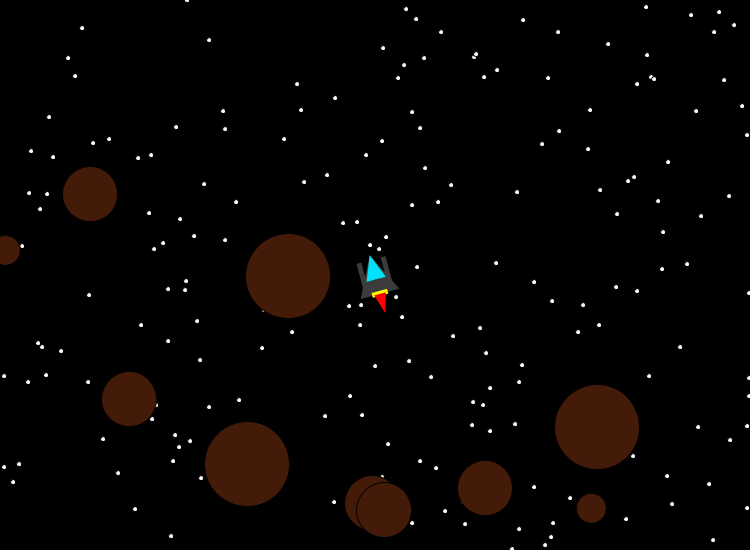
Frame 1 (no input)
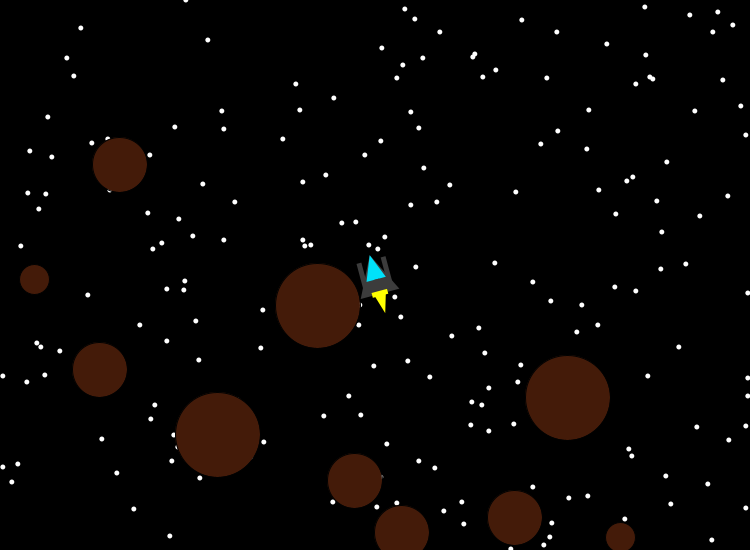
Frame 60 (the mouse pressed at the canvas centre just before this capture)
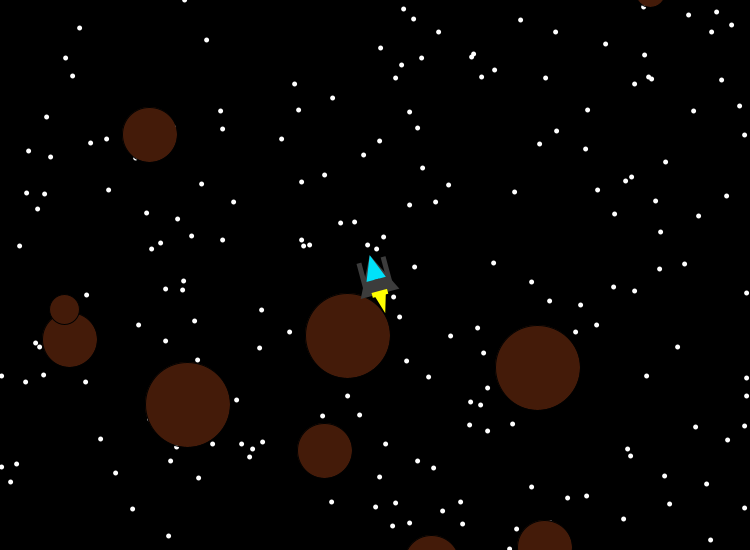
Frame 120 (the mouse held since frame 60 and released just before this capture)

The Processing sketch that drew these frames (run headless with seeded random() and noise(); from frame 60 on, the mouse is pressed at the canvas centre):

// Processing sketch: AsteroidsGame
// ── AsteroidsGame.pde
/* * * * * * * * * * * * * * * * * * * * * * *
 Class variable declarations here
 */
Spaceship player1;
Star[] star = new Star[200];
Asteroid[] astroid = new Asteroid[10];
Spaceship[] starship = new Spaceship[1];
Bullet[] laser = new Bullet[1000];
float x_pos;
float y_pos;
float speed, direction;
boolean ROTATE_LEFT;
boolean ROTATE_RIGHT;
boolean MOVE_FORWARD;
boolean MOVE_BACKWARD;
boolean SPACE_BAR;
boolean Asteroids_Touching;
int x_bon = -10;
int y_bon = -2;


/* * * * * * * * * * * * * * * * * * * * * * *
 Initialize all of your variables and game state here
 */
public void setup() {
  size(750, 550);
  x_pos = width/2;
  y_pos = height/2;
  speed = 1;
  direction = 255;
  for (int i = 0; i < star.length; i++) {
    star[i] = new Star(width/2, height/2);
  }  
  for (int i = 0; i < astroid.length; i++) {
    astroid[i] = new Asteroid(width/2, height/2);
  }
  for (int i = 0; i < laser.length; i++) {
    laser[1] = new Bullet(width/2, height/2);
  }
  starship[0] = new Spaceship(width/2, height/2);
}


/* * * * * * * * * * * * * * * * * * * * * * *
 Drawing work here
 */
public void draw() {
  background(0);
  for (int i = 0; i < star.length; i++) {
    star[i].show();
  }
  for (int i = 0; i < astroid.length; i++) {
    astroid[i].show();
  }
  if (ROTATE_LEFT)
    direction -= 5.0;
  if (ROTATE_RIGHT)
    direction += 5.0;
  if (MOVE_FORWARD == true) {
    if (speed < 3) {
      speed += .3;
    }
  } else {
    if (speed > 0) {
      speed -= .5;
    }
    if (speed < 0)
      speed = 0;
  }
  if (MOVE_BACKWARD == true) {
    if (speed > 0) {
      speed -= 1;
      MOVE_FORWARD = false;
    }
  }

  x_pos = x_pos + speed*(float)Math.cos(radians(direction));
  y_pos = y_pos + speed*(float)Math.sin(radians(direction));

  starship[0].show();

  if (SPACE_BAR == true) {
    //    for (int i = 0; i < laser.length; i++) {
    laser[1].show();
  }
  //  }
}



/* * * * * * * * * * * * * * * * * * * * * * *
 Record relevent key presses for our game
 */
void keyPressed() {
  if (key == CODED) {
    if (keyCode == LEFT) {
      ROTATE_LEFT = true;
    } else if ( keyCode == RIGHT ) {
      ROTATE_RIGHT = true;
    } else if (keyCode == UP) {
      MOVE_FORWARD = true;
    }
  }

  if (keyCode == 32) {
    SPACE_BAR = true;
  }
}



/* * * * * * * * * * * * * * * * * * * * * * *
 Record relevant key releases for our game.
 */
void keyReleased() {  
  if (key == CODED) { 
    if (keyCode == LEFT) {
      ROTATE_LEFT = false;
    } else if ( keyCode == RIGHT ) {
      ROTATE_RIGHT = false;
    } else if (keyCode == UP) {
      MOVE_FORWARD = false;
    }
  }
}



//void checkOnAsteroids() {
//  for (int i = 0; i < astroid.length; i++) {
//    Asteroid a1 = astroid[i];
//    for (int j = 0; j < astroid.length; j++) {
//      Asteroid a2 = astroid[j];
//      if (a1 != a2 && a1.collidingWith(a2)) {
//        Asteroids_Touching = true;
//      }
//    }
//  }
//}

// ── Asteroid.pde
/*
  Asteroid class
 Should extend Mover class and implement show.
 
 Initially, your asteroid may just be a simple circle or square
 but the final program should use "beginShap(), vertex(), and endShape()"
 to render the asteroid.
 */
class Asteroid  {   
  int ran_size =(int) random(1, 4);
  int size;
  float x_ran, y_ran;
  float ran_direction = (int) random (1, 5);

  Asteroid(int x, int y) {
    x_ran = (int)(Math.random() * 750);
    y_ran = (int)(Math.random() * 550);
  }

  void show() {
    fill(#441B09);
    stroke(1);
    if (ran_size == 1) {
      size = 30;
    }
    if (ran_size == 2) {
      size = 55;
    }
    if (ran_size == 3) {
      size = 85;
    }
    ellipse(x_ran, y_ran, size, size);

    if (ran_direction == 1) {
      x_ran = x_ran + .5;
      y_ran = y_ran + .5;
    }
    if (ran_direction == 2) {
      x_ran = x_ran - .5;
      y_ran = y_ran - .5;
    }
    if (ran_direction == 3) {
      x_ran = x_ran + .5;
      y_ran = y_ran - .5;
    }
    if (ran_direction == 4) {
      x_ran = x_ran - .5;
      y_ran = y_ran + .5;
    }


    if (x_ran > 765) {
      x_ran = -10;
    }
    if (x_ran < -15) {
      x_ran = 750;
    }
    if (y_ran > 565) {
      y_ran = -10;
    }
    if (y_ran < -15) {
      y_ran = 565;
    }
  }
}

// ── Bullet.pde
class Bullet {
  float x_pos;
  float y_pos;

  Bullet(int x, int y) {
  }

  void show() {
    fill(255, 0, 0);
    rect(x_pos, y_pos, 15, 15);

    x_pos = x_pos + 5;

    if (x_pos > 765) {
      x_pos = -10;
    }
    if (x_pos < -15) {
      x_pos = 750;
    }
    if (y_pos > 565) {
      y_pos = -10;
    }
    if (y_pos < -15) {
      y_pos = 565;
    }
  }
}

// ── Mover.pde
/* * * * * * * * * * * * * * * * * * * * * * * * * * * * * * * * * * * * *
 All objects in this world that move must implemnt the Movalbe interface.
 */
interface Movable {
  /*
    Return the x location of the Movable
   */
  float getX();

  /*
    Return the y location of the Movable
   */
  float getY();

  /*
    Return the direction of the Movable in degrees.
   */
  float getDirection();

  /*
   Return the speed of the Movable.
   The speed you use is a relative value and will
   feel different for different frame rates. For example,
   if frameRate is set to 48, then a speed of 1 would move 48 pixels 
   per second.
   */
  float getSpeed();

  /*
   Return the radius of influence. If you could draw a circle
   around your object, then what would this radius be.
   */
  float getRadius();

  /* 
   Sets the direction of the Movable
   */
  void setDirection(float newDirectionInDegrees);

  /* 
   Sets the speed of the Movable
   */
  void setSpeed(float newSpeed);

  /*
   Update the internals of the instance
   */
  void update(); 

  /*
    Display the isntance
   */
  void show();

  /*
   Return true if the instance of Movable is "colliding with" 
   the movable referred to by object.  *Note* An object should not
   be able to collide with iteself.
   */
  boolean collidingWith(Movable object);
}
//END OF Movable Interface




/* * * * * * * * * * * * * * * * * * * * * * * * * * * * * * * * * * * * 
 Abstract base class Mover 
 */
abstract class Mover {// implements Movable {

  protected float x, y;
  protected float speed;
  protected float direction;
  protected int myColor;
  protected float radius;  

  /*
    Default Mover, not actually moving and directionless
  */
  Mover(float x, float y) {
    //The line below shows how we can 
    //link this constructor to the constructor below through "this"
    this(x, y, 0, 0);  
  }

  /*
    Mover constructor specifying x, y position along with its speed and
    direction (in degrees)
  */
  Mover(float x, float y, float speed, float direction) {
    this.x = x;
    this.y = y;
    this.speed = speed;
    this.direction = direction;
    myColor = 225;
    radius = 0.0;
  }

  /*
    Most of your movalbe objects should follow this pattern.
   */
  void update() {
    x = x + speed*(float)Math.cos(radians(direction));
    y = y + speed*(float)Math.sin(radians(direction));

    //todo: You need to decide what to do when X is less than 0 or greater than width
    //todo: You need to decide what to do when Y is less than 0 or greater than height
  }



  /*
    Save this for your subclasses to override.
    but notice how it is tagged with abstract, meaning 
    it is incomplete. (It's like an I.O.U.)
   */
  abstract void show();


  /*
    TODO: Part 4: Implement collision detection
   */
  boolean collidingWith(Movable m){
    float distance = dist(x, y, m.getX(), m.getY());
    boolean touching = distance < (radius + m.getRadius());
     return touching; 
  }
  
  
  
  //TODO: Part I: implement the methods of Moveable interface - delete this comment
}

// ── Spaceship.pde
/*
  Spaceship class
 Should extend Mover class and implement show.
 You may add additional methods to this class, for example "rotate" and "accelerate" 
 might be useful.
 */
public class Spaceship {   
  int time = 0;

  Spaceship(int x, int y) {
    x_pos = 375;
    y_pos = 275;
  }

  void show() {
    time++;
    pushMatrix();
    noStroke();
    fill(60);
    translate(x_pos, y_pos);
    rotate(radians(direction));
    rect(-15, 10, 30, 5);
    rect(-15, -15, 30, 5);
    triangle(-20, -20, -20, 20, 20, 0);
    fill(0, 225, 250);
    triangle(-5, -10, -5, 10, 20, 0);
    fill(255, 255, 0);
    rect(-22, -8, 5, 16);
    fill(60);
    rect(x_bon, y_bon, 5, 5);
    if (time <= 5) {
      fill(255, 0, 0);
    } else {
      fill(255, 255, 0);
    }
    if (time == 10) {
      time = 0;
    }
    triangle(-40, 0, -20, -6, -20, 6);
    
    
    if(x_pos > 765){
     x_pos = -10; 
    }
    if(x_pos < -15){
     x_pos = 750; 
    }
    if(y_pos > 565){
     y_pos = -10; 
    }
    if(y_pos < -15){
     y_pos = 565; 
    }
    popMatrix();
  }
}

// ── Star.pde
//note that this class does NOT *NEED* to extend Mover but can if you like
class Star {
  float starx_pos;
  float stary_pos;

  Star(int x, int y) {
    starx_pos = (int)(Math.random() * 750);
    stary_pos = (int)(Math.random() * 550);
  }

  void show() {
    fill(255);
    ellipse(starx_pos, stary_pos, 5, 5);
    starx_pos = starx_pos - .02;
   
   if(starx_pos < 0){
    starx_pos = 750; 
   }
  }
  
}
